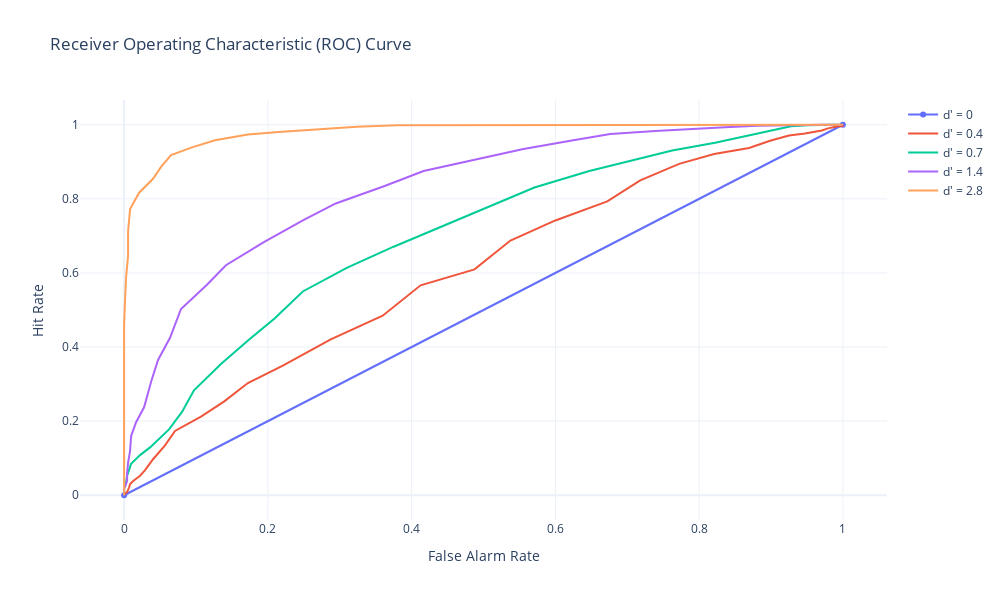

The notebook cell this image was saved under:
### Code cell
n = 720
Rmax = 60
dprime = [0.4, 0.7, 1.4, 2.8]
criterions = np.linspace(Rmax, -Rmax, n)
fig = go.Figure()
fig.add_trace(go.Scatter(x=[0, 1], y=[0, 1],
                                name="d' = 0",
                                connectgaps=True,
                                # line width
                                ))
for i in dprime:
    signal = np.random.normal(i, 1, n)
    noise = np.random.normal(0, 1, n)
    hit_rates = [(signal > c).mean() for c in criterions]
    fa_rates = [(noise > c).mean() for c in criterions]
    fig.add_trace(go.Scatter(x=fa_rates, y=hit_rates,
                                name=f"d' = {i}",
                                connectgaps=True,
                                # line width
                                ))
fig.update_layout(title='Receiver Operating Characteristic (ROC) Curve',
                        xaxis_title='False Alarm Rate',
                        yaxis_title='Hit Rate', 
                        # background
                        template='plotly_white',
                        width=1000,
                        height=600)
fig.show()

### Figure 1 — Plotly figure (JSON) as saved in the notebook; plotly's stock layout.template omitted (floating-point values rounded to 4 significant figures; data arrays with more than 128 entries replaced by an {"elided": "..."} marker saying what was removed)
{"data": [{"connectgaps": true, "name": "d' = 0", "type": "scatter", "x": [0, 1], "y": [0, 1]}, {"connectgaps": true, "name": "d' = 0.4", "type": "scatter", "x": {"elided": "720 float values"}, "y": {"elided": "720 float values"}}, {"connectgaps": true, "name": "d' = 0.7", "type": "scatter", "x": {"elided": "720 float values"}, "y": {"elided": "720 float values"}}, {"connectgaps": true, "name": "d' = 1.4", "type": "scatter", "x": {"elided": "720 float values"}, "y": {"elided": "720 float values"}}, {"connectgaps": true, "name": "d' = 2.8", "type": "scatter", "x": {"elided": "720 float values"}, "y": {"elided": "720 float values"}}], "layout": {"height": 600, "title": {"text": "Receiver Operating Characteristic (ROC) Curve"}, "width": 1000, "xaxis": {"title": {"text": "False Alarm Rate"}}, "yaxis": {"title": {"text": "Hit Rate"}}}}
